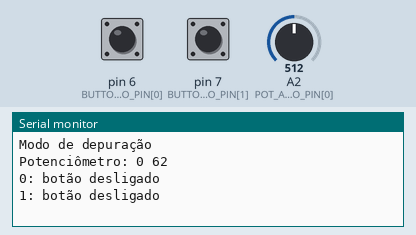
A program run on a simulated Arduino Micro, built with avr-gcc and run on an emulated ATmega32U4. On the bench: the last lines printed to the serial monitor. Inputs (shaded band) come from the test bench; at power-on: pin 6 (BUTTON_ARDUINO_PIN[0]) HIGH, A2 (POT_ARDUINO_PIN[0]) = 512, pin 7 (BUTTON_ARDUINO_PIN[1]) HIGH.

Above: at 1.2 s.
1.3 s: pin 6 (BUTTON_ARDUINO_PIN[0]) pulled LOW for 0.15 s
At 1.43 s:
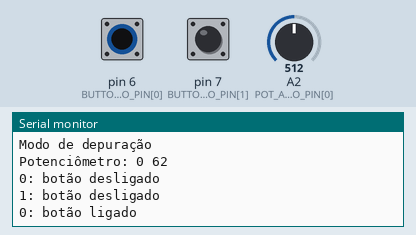
2.9 s: A2 (POT_ARDUINO_PIN[0]) set to 716
At 3.2 s:
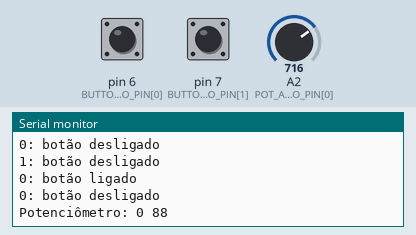
4.4 s: pin 7 (BUTTON_ARDUINO_PIN[1]) pulled LOW for 0.15 s
At 5.1 s:
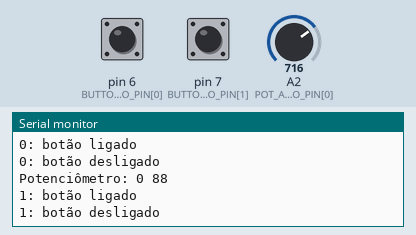
6.0 s: A2 (POT_ARDUINO_PIN[0]) set to 900
At 6.8 s:
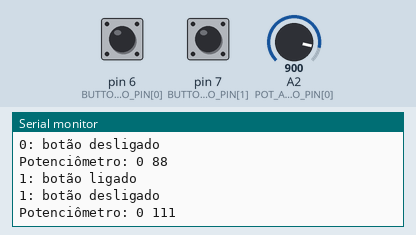

The program:

main.cpp
```cpp
#define DEBUG 1

#include "MIDIUSB.h"
#include <ResponsiveAnalogRead.h>

const int N_BUTTONS = 2;                              // número total de botões
const int BUTTON_ARDUINO_PIN[N_BUTTONS] = { 6, 7 };  // pinos de cada botão conectado diretamente ao Arduino

int buttonCState[N_BUTTONS] = {};  // armazena o valor atual do botão
int buttonPState[N_BUTTONS] = {};  // armazena o valor anterior do botão

//#define pin13 1 // descomente se estiver usando o pino 13 (pino com led), ou comente a linha se não estiver usando
byte pin13index = 12;  // coloque o índice do pino 13 do array de pinos do botãoPin[] se estiver usando, se não, comente

unsigned long lastDebounceTime[N_BUTTONS] = { 0 };  // a última vez que o pino de saída foi alternado
unsigned long debounceDelay = 50;                   // o tempo de debounce; aumente se a saída oscilar

const int N_POTS = 1;                         // número total de potenciômetros (slide e rotativo)
const int POT_ARDUINO_PIN[N_POTS] = { A2 };  // pinos de cada potenciômetro conectado diretamente ao Arduino

int potCState[N_POTS] = { 0 };  // estado atual do potenciômetro
int potPState[N_POTS] = { 0 };  // estado anterior do potenciômetro
int potVar = 0;                 // diferença entre o estado atual e anterior do potenciômetro

int midiCState[N_POTS] = { 0 };  // estado atual do valor midi
int midiPState[N_POTS] = { 0 };  // estado anterior do valor midi

const int TIMEOUT = 300;              // Tempo em que o potenciômetro será lido após exceder o varThreshold
const int varThreshold = 20;          // Limiar para a variação do sinal do potenciômetro
boolean potMoving = true;             // Se o potenciômetro está se movendo
unsigned long PTime[N_POTS] = { 0 };  // Tempo previamente armazenado
unsigned long timer[N_POTS] = { 0 };  // Armazena o tempo passado desde que o temporizador foi redefinido

int reading = 0;
float snapMultiplier = 0.01;                      // (0.0 - 1.0) - Aumente para uma leitura mais rápida, mas menos suave
ResponsiveAnalogRead responsivePot[N_POTS] = {};  // cria um array para os potenciômetros responsivos. Ele é preenchido no Setup.

int potMin = 10;
int potMax = 1023;

byte midiCh = 0;  // Canal MIDI a ser usado - comece com 1 para a biblioteca MIDI.h ou 0 para a biblioteca MIDIUSB
byte note = 36;   // Nota mais baixa a ser usada
byte cc = 1;      // Menor CC MIDI a ser usado

void setup() {
  // 31250 para classe de compatibilidade MIDI | 115200 para Hairless MIDI
  Serial.begin(115200);  //

#ifdef DEBUG
  Serial.println("Modo de depuração");
  Serial.println();
#endif

  for (int i = 0; i < N_BUTTONS; i++) {
    pinMode(BUTTON_ARDUINO_PIN[i], INPUT_PULLUP);
  }

#ifdef pin13  // inicializa o pino 13 como entrada
  pinMode(BUTTON_ARDUINO_PIN[pin13index], INPUT);
#endif

  for (int i = 0; i < N_POTS; i++) {
    responsivePot[i] = ResponsiveAnalogRead(0, true, snapMultiplier);
    responsivePot[i].setAnalogResolution(1023);  // define a resolução
  }
}

void noteOn(byte channel, byte pitch, byte velocity) {
  midiEventPacket_t noteOn = { 0x09, 0x90 | channel, pitch, velocity };
  MidiUSB.sendMIDI(noteOn);
}

void noteOff(byte channel, byte pitch, byte velocity) {
  midiEventPacket_t noteOff = { 0x08, 0x80 | channel, pitch, velocity };
  MidiUSB.sendMIDI(noteOff);
}

void controlChange(byte channel, byte control, byte value) {
  midiEventPacket_t event = { 0x0B, 0xB0 | channel, control, value };
  MidiUSB.sendMIDI(event);
}

void buttons() {

  for (int i = 0; i < N_BUTTONS; i++) {
    buttonCState[i] = digitalRead(BUTTON_ARDUINO_PIN[i]);  // lê os pinos do arduino

#ifdef pin13
    if (i == pin13index) {
      buttonCState[i] = !buttonCState[i];  // inverte o pino 13 porque ele possui um resistor pull-down em vez de um pull-up
    }
#endif

    if ((millis() - lastDebounceTime[i]) > debounceDelay) {
      if (buttonPState[i] != buttonCState[i]) {
        lastDebounceTime[i] = millis();
        if (buttonCState[i] == LOW) {
          noteOn(midiCh, note + i, 127);  // canal, nota, velocidade
          MidiUSB.flush();

#ifdef DEBUG
          Serial.print(i);
          Serial.println(": botão ligado");
#endif

        } else {
          noteOn(midiCh, note + i, 0);  // canal, nota, velocidade
          MidiUSB.flush();

#ifdef DEBUG
          Serial.print(i);
          Serial.println(": botão desligado");
#endif

        }
        buttonPState[i] = buttonCState[i];
      }
    }
  }
}

void potentiometers() {
  for (int i = 0; i < N_POTS; i++) {  // Percorre todos os potenciômetros

    reading = analogRead(POT_ARDUINO_PIN[i]);
    responsivePot[i].update(reading);
    potCState[i] = responsivePot[i].getValue();
    potCState[i] = analogRead(POT_ARDUINO_PIN[i]);  // lê os pinos do arduino
    midiCState[i] = map(potCState[i], potMin, potMax, 0, 127);  // Mapeia a leitura de potCState para um valor utilizável em midi
    //midiCState[i] = map(potCState[i], 0, 4096, 0, 127);  // Mapeia a leitura de potCState para um valor utilizável em midi - usar para ESP32
    if (midiCState[i] < 0) {
      midiCState[i] = 0;
    }
    if (midiCState[i] > 127) {
      midiCState[i] = 0;
    }
    potVar = abs(potCState[i] - potPState[i]);  // Calcula o valor absoluto entre a diferença entre o estado atual e anterior do potenciômetro
    if (potVar > varThreshold) {  // Abre o portão se a variação do potenciômetro for maior que o limiar
      PTime[i] = millis();        // Armazena o tempo anterior
    }
    timer[i] = millis() - PTime[i];  // Redefine o temporizador 11000 - 11000 = 0ms
    if (timer[i] < TIMEOUT) {       // Se o temporizador for menor que o tempo máximo permitido, significa que o potenciômetro ainda está se movendo
      potMoving = true;
    } else {
      potMoving = false;
    }
    if (potMoving == true) {  // Se o potenciômetro ainda estiver se movendo, envie a mudança de controle
      if (midiPState[i] != midiCState[i]) {
        controlChange(midiCh, cc + i, midiCState[i]);  //  (canal, número do CC, valor do CC)
        MidiUSB.flush();

#ifdef DEBUG
        Serial.print("Potenciômetro: ");
        Serial.print(i);
        Serial.print(" ");
        Serial.println(midiCState[i]);
#endif

        potPState[i] = potCState[i];  // Armazena a leitura atual do potenciômetro para comparar com a próxima
        midiPState[i] = midiCState[i];
      }
    }
  }
}

void loop() {
  buttons();
  potentiometers();
}
```

Measured:
- after the input at 1.3 s, the serial monitor: prints a new line at once (image 1)
- after the input at 2.9 s, the serial monitor: prints a new line at once (image 2)
- after the input at 4.4 s, the serial monitor: prints a new line at once (image 3)
- after the input at 6.0 s, the serial monitor: prints a new line at once (image 4)
